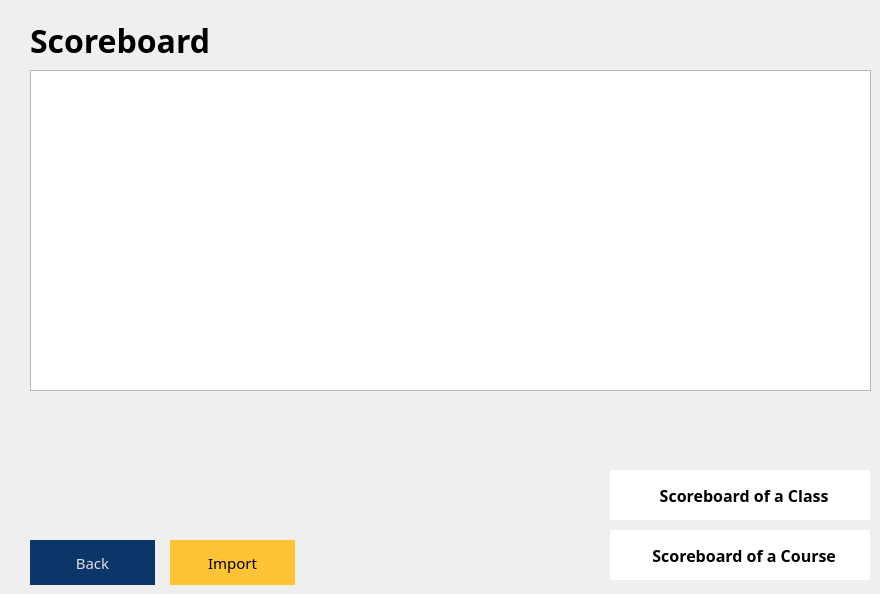
    <widget class="QWidget" name="pageScoreboard_Staff">
     <property name="styleSheet">
      <string notr="true">QWidget#pageScoreboard_Staff{
	border-image: url(:/assets/blue-gradient.png) 0 0 0 0 stretch stretch;
}
</string>
     </property>
     <widget class="QPushButton" name="btnBackToProfile_5">
      <property name="geometry">
       <rect>
        <x>30</x>
        <y>540</y>
        <width>125</width>
        <height>45</height>
       </rect>
      </property>
      <property name="font">
       <font>
        <family>Segoe UI Semibold</family>
        <pointsize>11</pointsize>
        <italic>false</italic>
        <bold>false</bold>
        <kerning>true</kerning>
       </font>
      </property>
      <property name="cursor">
       <cursorShape>PointingHandCursor</cursorShape>
      </property>
      <property name="styleSheet">
       <string notr="true">QPushButton#btnBackToProfile_5 {
background-color: rgb(12, 53, 106);
color: rgb(223, 223, 223);
border: none;
}

QPushButton#btnBackToProfile_5:hover {
background-color: rgb(14, 63, 127);
color: rgb(223, 223, 223);
border: none;
}</string>
      </property>
      <property name="text">
       <string>Back</string>
      </property>
      <property name="autoDefault">
       <bool>false</bool>
      </property>
      <property name="default">
       <bool>false</bool>
      </property>
      <property name="flat">
       <bool>false</bool>
      </property>
     </widget>
     <widget class="QLabel" name="labelScoreboard">
      <property name="geometry">
       <rect>
        <x>30</x>
        <y>20</y>
        <width>331</width>
        <height>41</height>
       </rect>
      </property>
      <property name="font">
       <font>
        <family>Segoe UI Semibold</family>
        <pointsize>24</pointsize>
        <bold>true</bold>
       </font>
      </property>
      <property name="styleSheet">
       <string notr="true">color: rgb(0, 0, 0);</string>
      </property>
      <property name="text">
       <string>Scoreboard</string>
      </property>
     </widget>
     <widget class="QTableWidget" name="tableScoreboards">
      <property name="geometry">
       <rect>
        <x>30</x>
        <y>70</y>
        <width>841</width>
        <height>321</height>
       </rect>
      </property>
     </widget>
     <widget class="QPushButton" name="btnScoreboardOfClass">
      <property name="geometry">
       <rect>
        <x>610</x>
        <y>470</y>
        <width>260</width>
        <height>50</height>
       </rect>
      </property>
      <property name="font">
       <font>
        <family>Segoe UI Semibold</family>
        <pointsize>12</pointsize>
        <bold>true</bold>
       </font>
      </property>
      <property name="cursor">
       <cursorShape>PointingHandCursor</cursorShape>
      </property>
      <property name="styleSheet">
       <string notr="true">QPushButton#btnScoreboardOfClass {
border: none;
color: rgb(0, 0, 0);
background-color: rgb(255, 255, 255);
}

QPushButton#btnScoreboardOfClass:hover {
background-color: rgb(234, 234, 234);
color: rgb(0, 0, 0);
border: none;
}</string>
      </property>
      <property name="text">
       <string>  Scoreboard of a Class</string>
      </property>
      <property name="icon">
       <iconset resource="resource.qrc">
        <normaloff>:/assets/class-icon.png</normaloff>:/assets/class-icon.png</iconset>
      </property>
      <property name="iconSize">
       <size>
        <width>32</width>
        <height>32</height>
       </size>
      </property>
      <property name="default">
       <bool>false</bool>
      </property>
      <property name="flat">
       <bool>false</bool>
      </property>
     </widget>
     <widget class="QPushButton" name="btnScoreboardOfCourse">
      <property name="geometry">
       <rect>
        <x>610</x>
        <y>530</y>
        <width>260</width>
        <height>50</height>
       </rect>
      </property>
      <property name="font">
       <font>
        <family>Segoe UI Semibold</family>
        <pointsize>12</pointsize>
        <bold>true</bold>
       </font>
      </property>
      <property name="cursor">
       <cursorShape>PointingHandCursor</cursorShape>
      </property>
      <property name="styleSheet">
       <string notr="true">QPushButton#btnScoreboardOfCourse {
border: none;
color: rgb(0, 0, 0);
background-color: rgb(255, 255, 255);
}

QPushButton#btnScoreboardOfCourse:hover {
background-color: rgb(234, 234, 234);
color: rgb(0, 0, 0);
border: none;
}</string>
      </property>
      <property name="text">
       <string>  Scoreboard of a Course</string>
      </property>
      <property name="icon">
       <iconset resource="resource.qrc">
        <normaloff>:/assets/scoreboard-icon.png</normaloff>:/assets/scoreboard-icon.png</iconset>
      </property>
      <property name="iconSize">
       <size>
        <width>32</width>
        <height>32</height>
       </size>
      </property>
      <property name="default">
       <bool>false</bool>
      </property>
      <property name="flat">
       <bool>false</bool>
      </property>
     </widget>
     <widget class="QPushButton" name="btnImportScoreboard">
      <property name="geometry">
       <rect>
        <x>170</x>
        <y>540</y>
        <width>125</width>
        <height>45</height>
       </rect>
      </property>
      <property name="font">
       <font>
        <family>Segoe UI Semibold</family>
        <pointsize>11</pointsize>
        <italic>false</italic>
        <bold>false</bold>
        <kerning>true</kerning>
       </font>
      </property>
      <property name="cursor">
       <cursorShape>PointingHandCursor</cursorShape>
      </property>
      <property name="styleSheet">
       <string notr="true">QPushButton#btnImportScoreboard {
background-color: rgb(255, 196, 54);
color: rgb(0, 0, 0);
border: none;
}

QPushButton#btnImportScoreboard:hover {
background-color: rgb(229, 176, 48);
color: rgb(0, 0, 0);
border: none;
}</string>
      </property>
      <property name="text">
       <string>Import</string>
      </property>
      <property name="autoDefault">
       <bool>false</bool>
      </property>
      <property name="default">
       <bool>false</bool>
      </property>
      <property name="flat">
       <bool>false</bool>
      </property>
     </widget>
    </widget>
